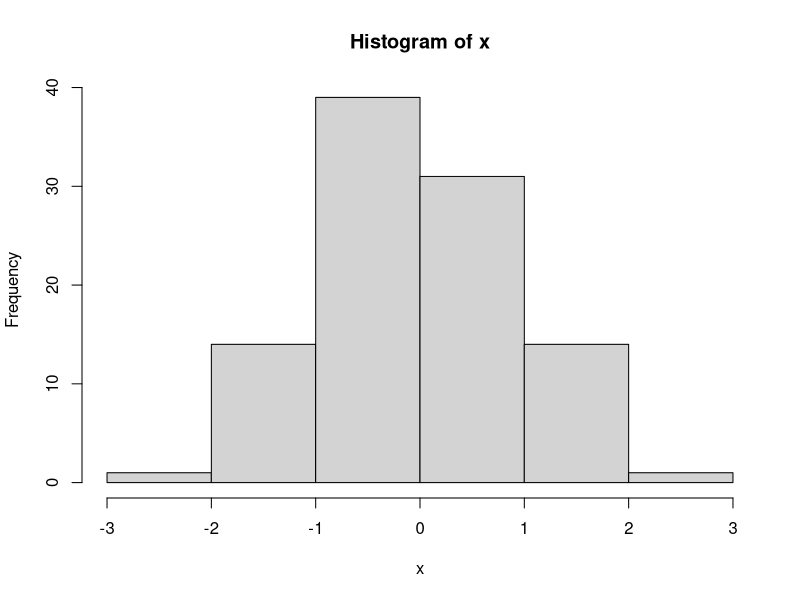
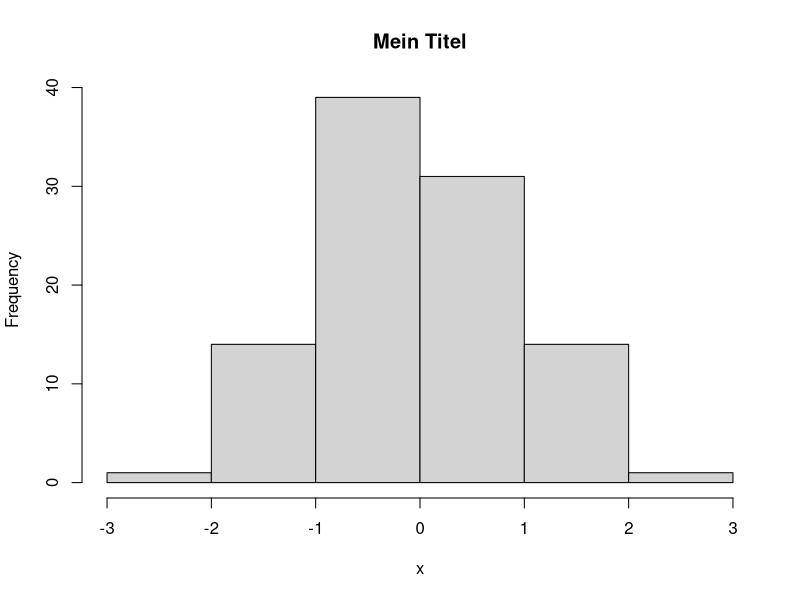
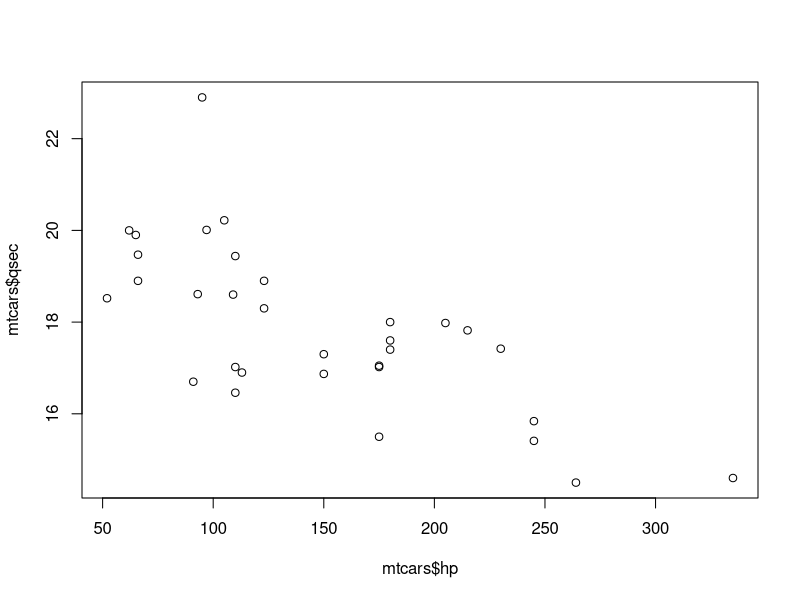
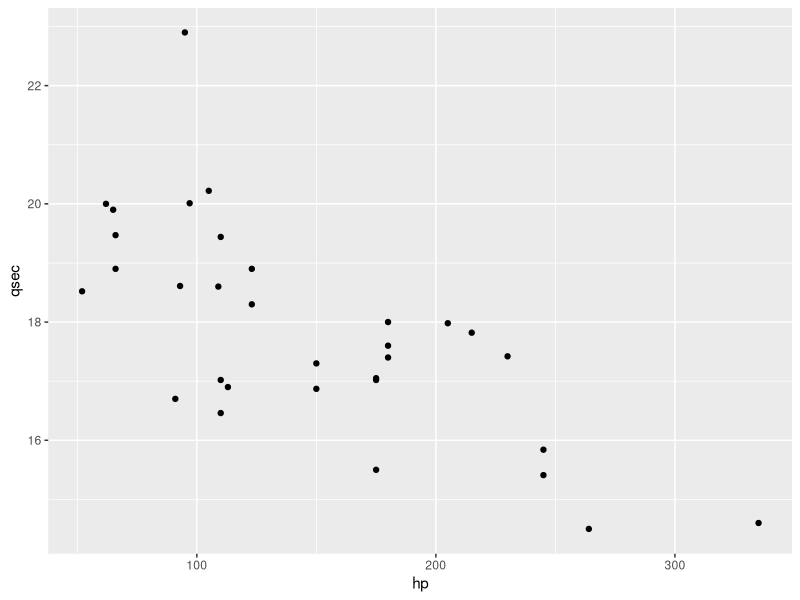
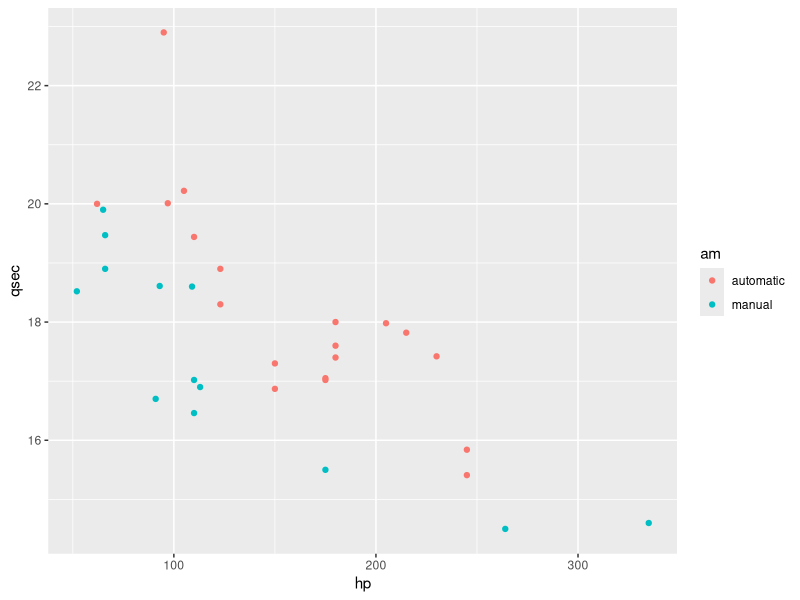
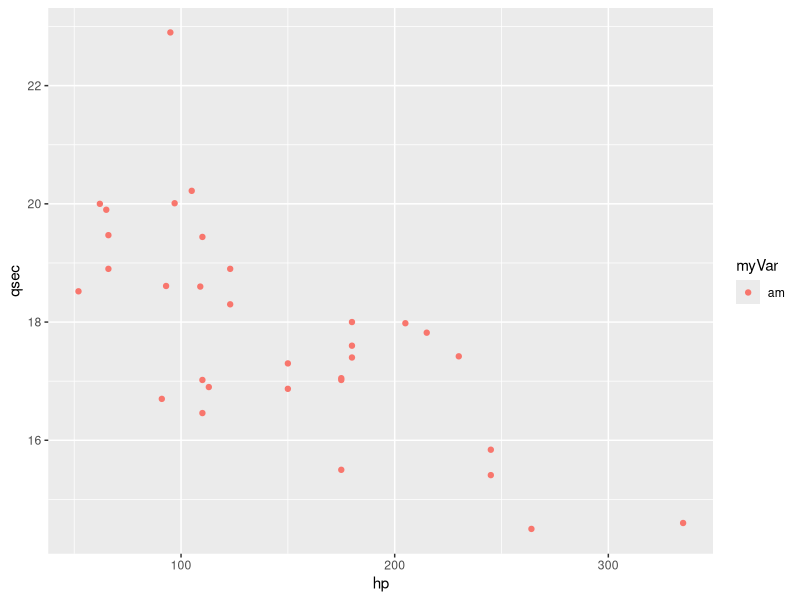
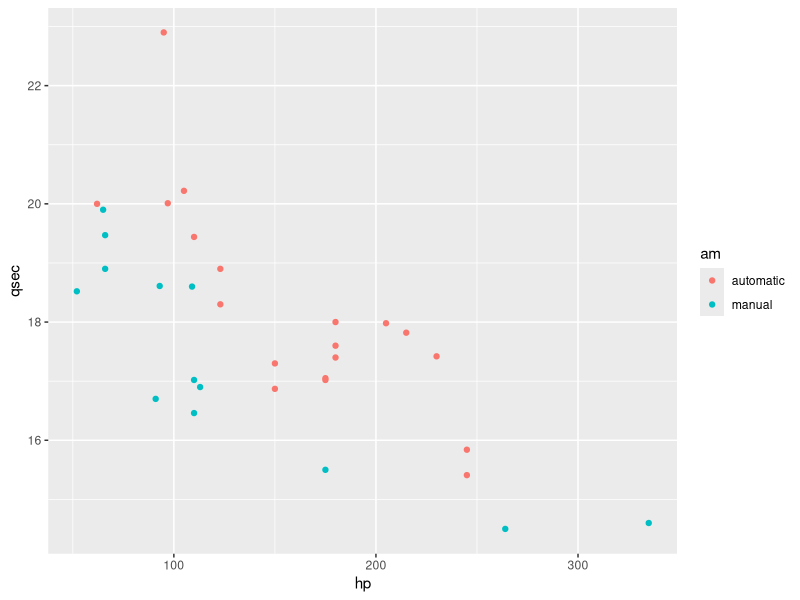
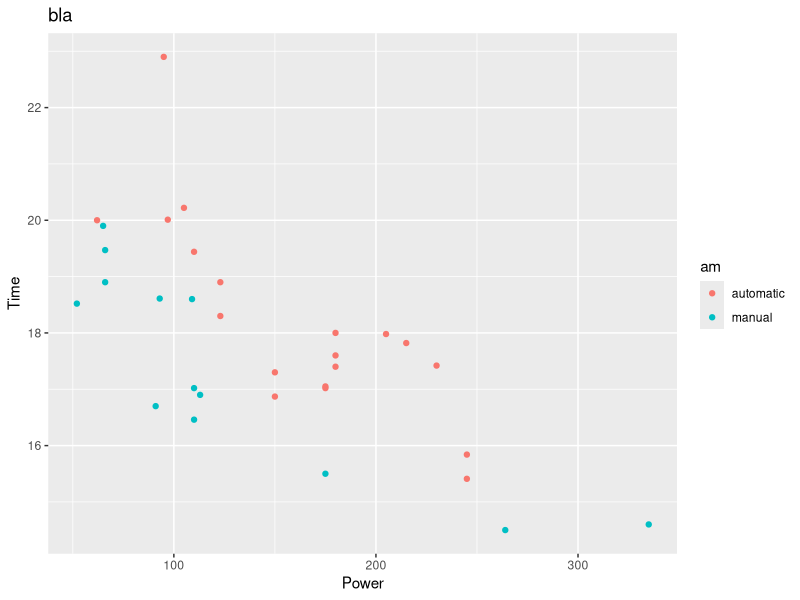

These charts were generated, in order, by the following R code:
## ---- chunk 1
knitr::opts_chunk$set(echo = TRUE)
## ---- chunk 2
a1 <- 2
a2 <- "abc"
a3 <- TRUE
## ---- chunk 3
3+2
3*2
3^2
## ---- chunk 4
## Vector: Same data types
v <- c(1,2,3)

v # !!! automatic type conversion !!!

## generate vector
v <- c(21,22,23,24)
v <- 21:24 ## less typing
v <- seq(from=21,to=24,by=1)

## select by position
v[2]
v[-2]
v[1:3]
v[c(1,4)]

## select by value
v == 22
v[v==22]
v<=22
v[v<=22]
v %in% c(21,24)
v[v %in% c(21,24)]

## list: different data types
l <- list(a="a", b=1, c=FALSE)
l
l$a
l$b
## ---- chunk 5
## Matrix
1:9
m <- matrix(1:9, ncol = 3, nrow = 3)
m ## wrapped around col by col
m[1,2]
m[1:2, 1:2]
m[1,]
m[,1]

## data frame
head(mtcars)
dim(mtcars)
nrow(mtcars)
ncol(mtcars)
str(mtcars)
?mtcars
mtcars$hp

dat <- mtcars
dat$cyl <- as.factor(dat$cyl)
dat$am <- factor(dat$am, levels = c(0,1), labels = c("automatic", "manual"))
summary(dat$cyl)
dat[dat$cyl == "4",]
## ---- chunk 6
cat("abc")
paste("abc", "def")
x <- "def"
paste("abc", x)
## ---- chunk 7
# simple plot
x <- rnorm(100)
hist(x)
hist(x, main = "Mein Titel")
plot(mtcars$hp, mtcars$qsec)

## ggplot2
head(dat) ## mtcars

#To install:
#install.packages("ggplot2")

library(ggplot2)
ggplot(data = dat, aes(x=hp, y=qsec)) + geom_point()
ggplot(data = dat, aes(x=hp, y=qsec)) + geom_point() + aes(color = am)

## color by group
myVar <- "am"
ggplot(data = dat, aes(x=hp, y=qsec)) + geom_point() + aes(color = myVar)
ggplot(data = dat, aes(x=hp, y=qsec)) + geom_point() + aes_string(color = myVar)

## add labels
ggplot(data = dat, aes(x=hp, y=qsec)) + geom_point() + aes_string(color = myVar) + labs(x="Power", y="Time",title="bla")
